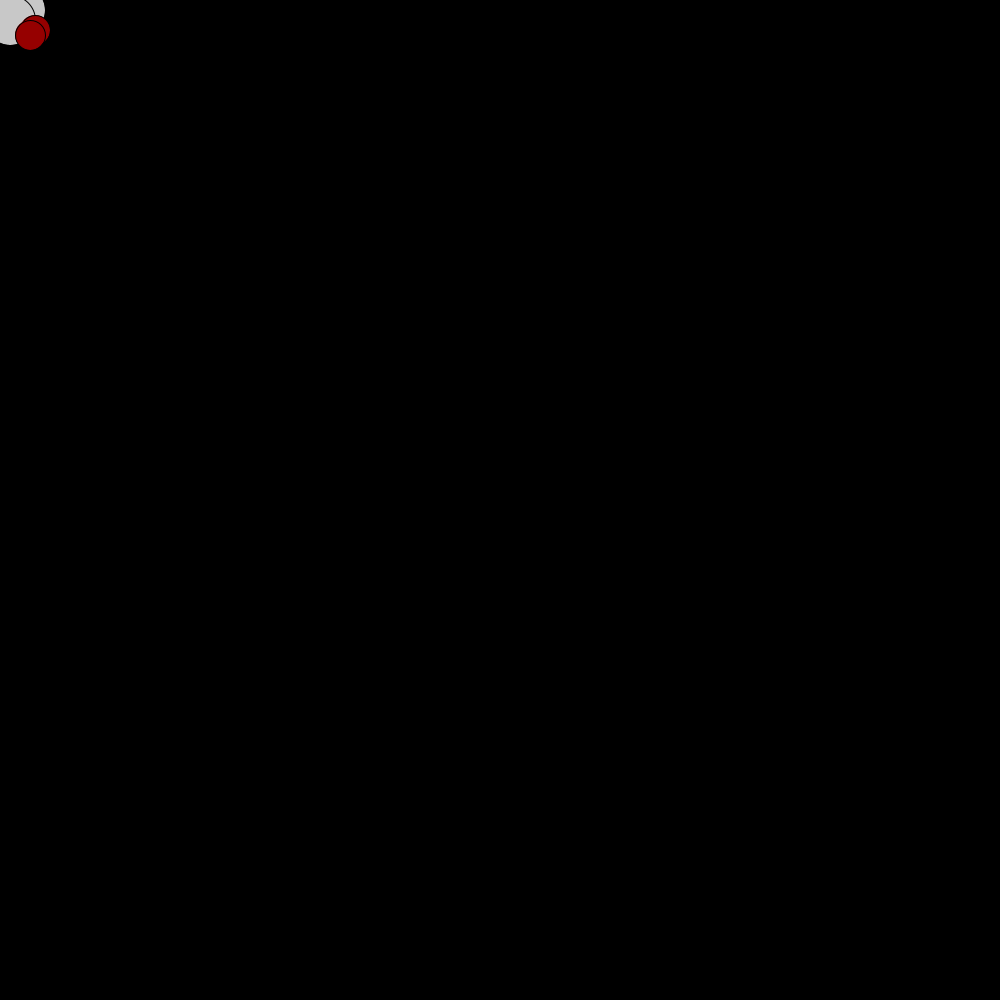
Frame 1 (no input)
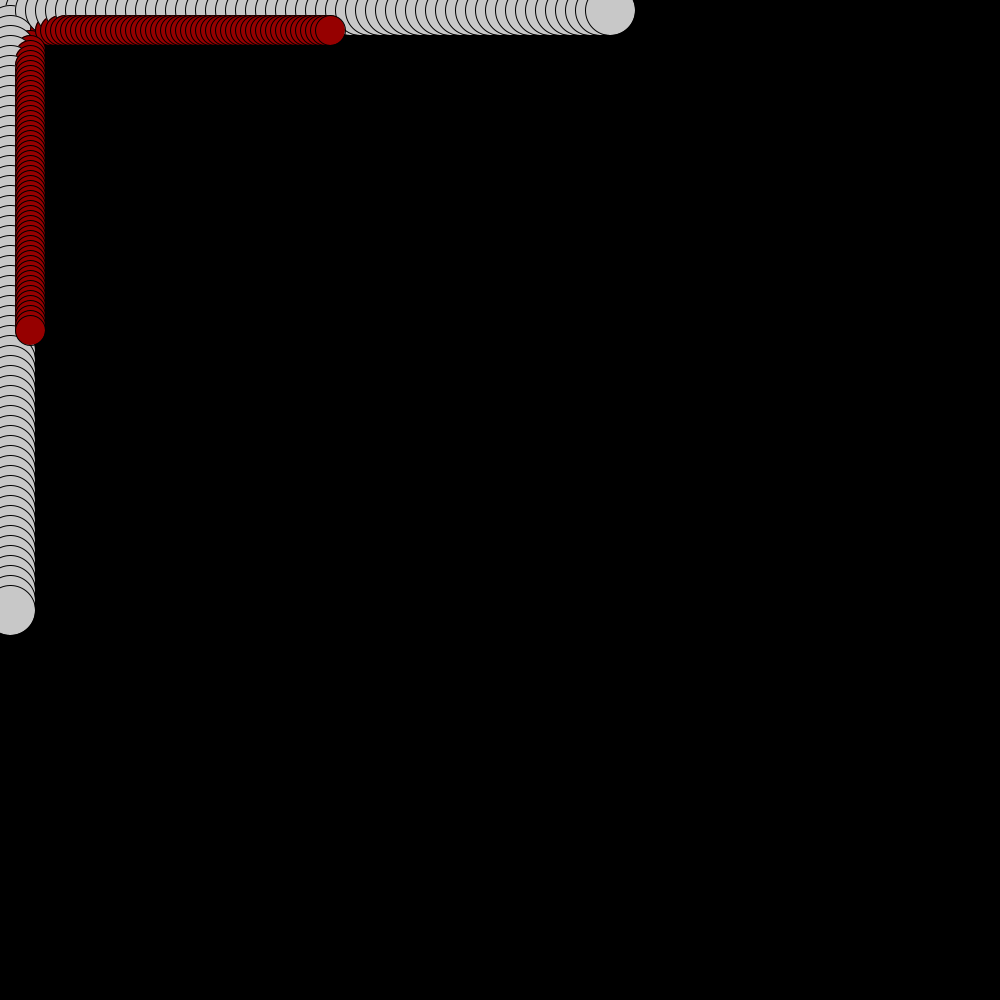
Frame 60 (the mouse pressed at the canvas centre just before this capture)
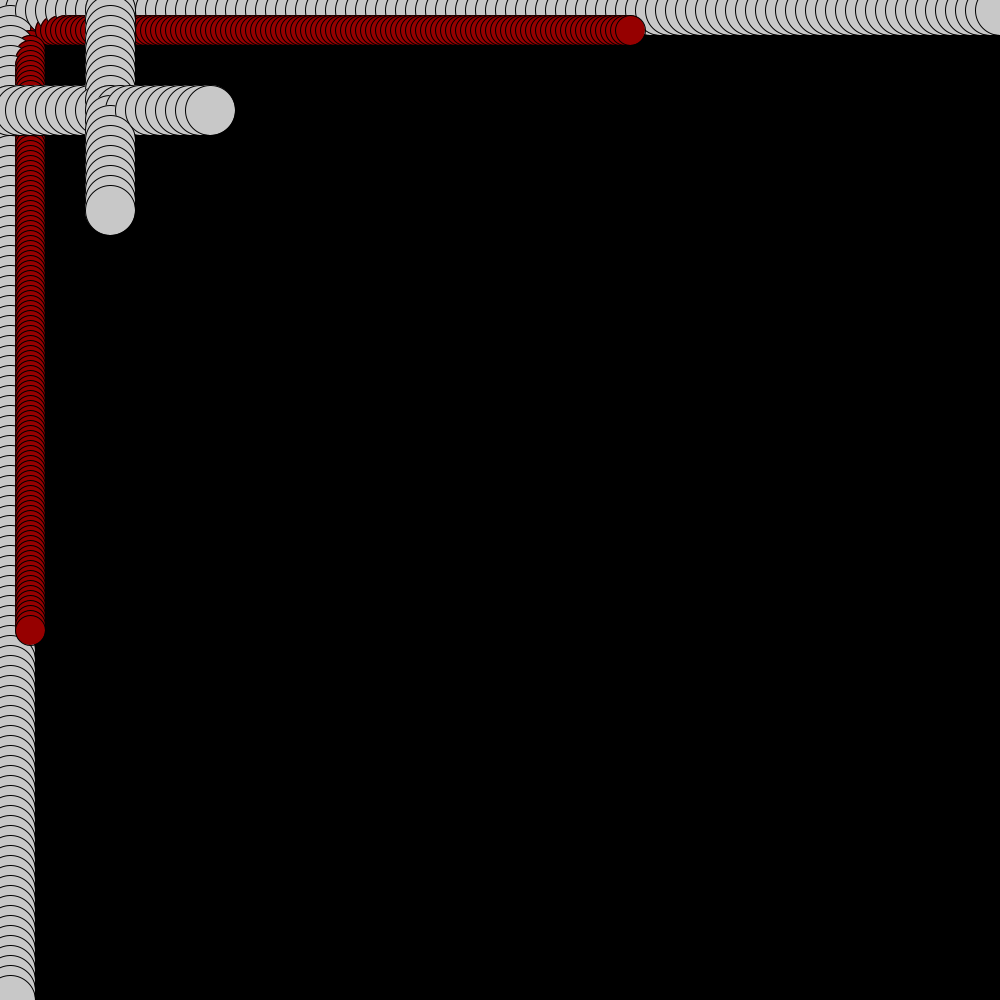
Frame 120 (the mouse held since frame 60 and released just before this capture)

The Processing sketch that drew these frames (run headless with seeded random() and noise(); from frame 60 on, the mouse is pressed at the canvas centre):

// Processing sketch: HandsOn_CreatingClasses
// ── HandsOn_CreatingClasses.pde
// Creates new spot objects
Spot sp1 = new Spot(10, 10, 50, 10);
Spot sp2 = new Spot(10, 10, 50, 10);
Spot sp3 = new Spot(30, 30, 30, 5);
Spot sp4 = new Spot(30, 30, 30, 5);

void setup() {
  size(1000, 1000);
  background(0);
}

void draw(){
  // Calls the class and moves the spot object
  fill(200);
  sp1.moveRight();
  sp2.moveDown();
  fill(150, 0, 0);
  sp3.moveRight();
  sp4.moveDown();
}

// ── Spot.pde
class Spot {
  float x, y, radius, speed;
  // Add attributes or parameters to class that can be called when creating new spot object
  Spot(float _x, float _y, float _r, float _speed){
    this.x = _x; 
    this.y = _y;
    this.radius = _r;
    this.speed = _speed;
  }
  // Moves the object right and loops with additional height
  void moveRight(){
    x += speed;
    if (x > width){
      x = 10;
      y = y + 100;
      if (y > height){
        y = 0;
      }
    }
    ellipse(x, y, radius, radius);
  }
  // Moves the object down and loops with additional width
    void moveDown(){
    y += speed;
    if (y > height){
      y = 10;
      x = x + 100;
      if (x > width){
        x = 0;
      }
    }
    ellipse(x, y, radius, radius);
  }
}
